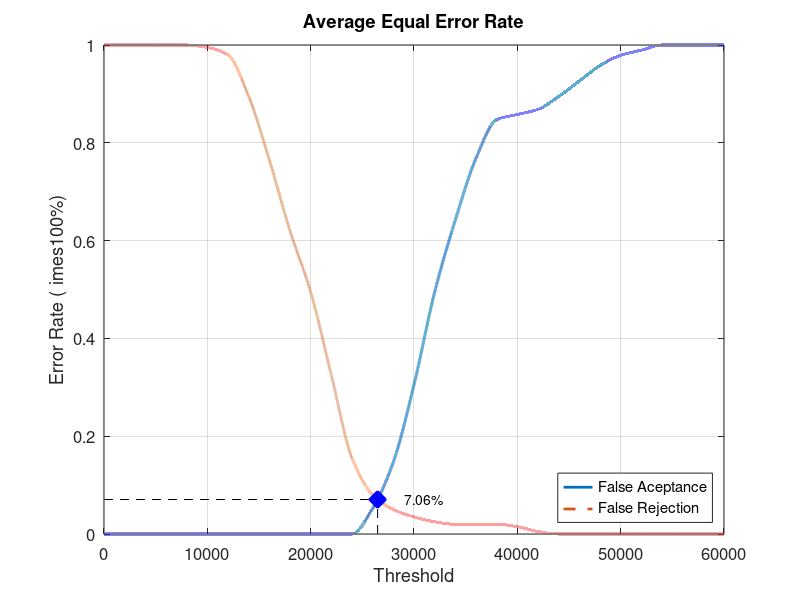
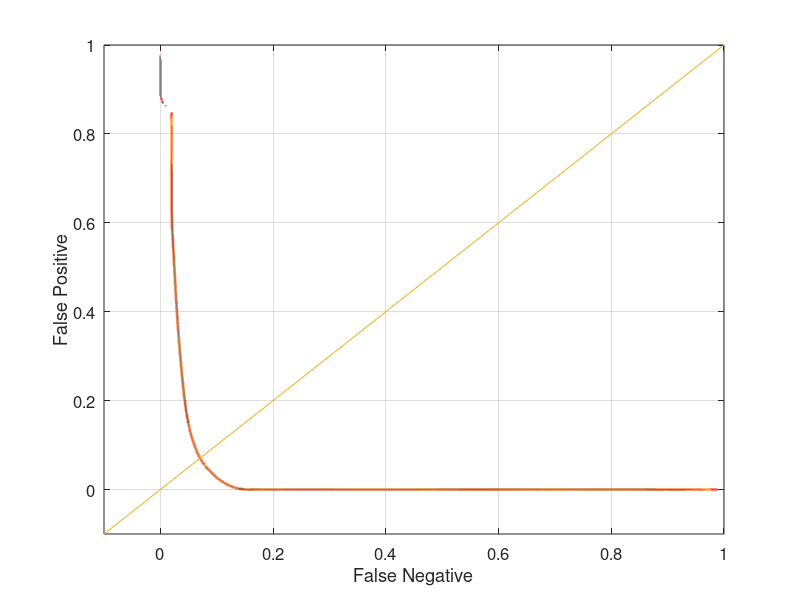

MATLAB code for these plots, in order:
close all;
clear;
clc;
x = 0:2000:60000;
xq = 0:0.5:60000;

y0 = [0 0 0 0 0 0 0 0 0 0 0 0 0 0.0526316 0.147368 0.305263 0.494737 0.642105 0.768421 0.847368 0.857895 0.868421 0.894737 0.926316 0.957895 0.978947 0.989474 1 1 1 1]
yy0 = interp1(x, y0, xq, 'pchip');
y1 = [1 1 1 1 1 0.995 0.98 0.895 0.765 0.62 0.495 0.325 0.155 0.08 0.05 0.035 0.025 0.02 0.02 0.02 0.015 0.005 0 0 0 0 0 0 0 0 0]
yy1 = interp1(x, y1, xq, 'pchip');

% Calculating EER: 
y2 = abs(y0 - y1);
find(y2 == min(y2))
yy2 = abs(yy0 - yy1);
xEER = find(yy2 == min(yy2));
xEERIndex = xq(xEER) % X-axis EER
yEER = yy0(xEER) % Y-axis EER

main = figure
plot(xq, yy0,'-','LineWidth', 2);	hold on
plot(xq, yy1,'--','LineWidth', 2);	hold on
plot([xEERIndex xEERIndex], [0 yEER], 'k--');	hold on
plot([0 xEERIndex], [yEER yEER], 'k--');	hold on
plot(xEERIndex, yEER, 'bx', 'LineWidth', 10);	hold on
text(xEERIndex + 10 * xEERIndex / 100, yEER, [num2str(round((10000 * yEER)) / 100) '%'])
legend('False Aceptance', 'False Rejection', 'Location', 'SouthEast')
xlabel('Threshold')
ylabel('Error Rate (	imes100%)')
title('Average Equal Error Rate')
set(gca, 'FontSize', 12)
axis([0 60000 0 1])
grid on

print(main, 'Database4_2Main', '-dpng');
FNRxFPR = figure('Color', [1 1 1]);
plot(yy1, yy0, '-', yy1, yy0, 'LineWidth', 2);
hold on
y = -0.1:0.1:1
plot(y, y); 
set(gca, 'FontSize', 12)
xlabel('False Negative')
ylabel('False Positive')
axis([-0.1 1 -0.1 1])
set(gca, 'FontSize', 12)
grid on

print(FNRxFPR, 'Database4_2FNRxFPR','-dpng');
